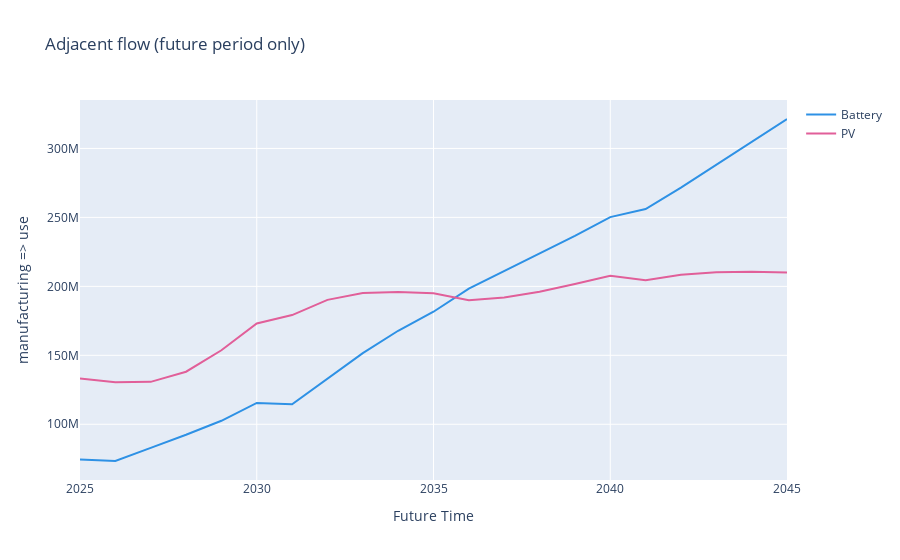

Source (notebook cell):
### Code cell
# Relevant part of inflow
ptr = fde.PlotlyArrayPlotter(
    array=flows["manufacturing => use"],
    intra_line_dim="Future Time",
    linecolor_dim="Product",
    title="Adjacent flow (future period only)"
)
fig = ptr.plot(do_show=True)

### Figure 1 — Plotly figure (JSON) as saved in the notebook; plotly's stock layout.template omitted (floating-point values rounded to 4 significant figures)
{"data": [{"line": {"color": "#2E91E5", "dash": "solid"}, "name": "Battery", "showlegend": true, "type": "scatter", "x": [2025, 2026, 2027, 2028, 2029, 2030, 2031, 2032, 2033, 2034, 2035, 2036, 2037, 2038, 2039, 2040, 2041, 2042, 2043, 2044, 2045], "xaxis": "x", "y": [74380000.0, 73370000.0, 82930000.0, 92390000.0, 102500000.0, 115500000.0, 114500000.0, 133000000.0, 151600000.0, 167800000.0, 181600000.0, 198300000.0, 211000000.0, 223700000.0, 236600000.0, 250200000.0, 256000000.0, 271600000.0, 288100000.0, 304800000.0, 321300000.0], "yaxis": "y"}, {"line": {"color": "#E15F99", "dash": "solid"}, "name": "PV", "showlegend": true, "type": "scatter", "x": [2025, 2026, 2027, 2028, 2029, 2030, 2031, 2032, 2033, 2034, 2035, 2036, 2037, 2038, 2039, 2040, 2041, 2042, 2043, 2044, 2045], "xaxis": "x", "y": [133300000.0, 130400000.0, 130700000.0, 138100000.0, 153700000.0, 173100000.0, 179200000.0, 190200000.0, 195200000.0, 195900000.0, 195000000.0, 190000000.0, 191800000.0, 196000000.0, 201700000.0, 207700000.0, 204500000.0, 208300000.0, 210300000.0, 210600000.0, 210100000.0], "yaxis": "y"}], "layout": {"title": {"text": "Adjacent flow (future period only)"}, "xaxis": {"anchor": "y", "domain": [0, 1], "title": {"text": "Future Time"}}, "yaxis": {"anchor": "x", "domain": [0, 1], "title": {"text": "manufacturing => use"}}}}
